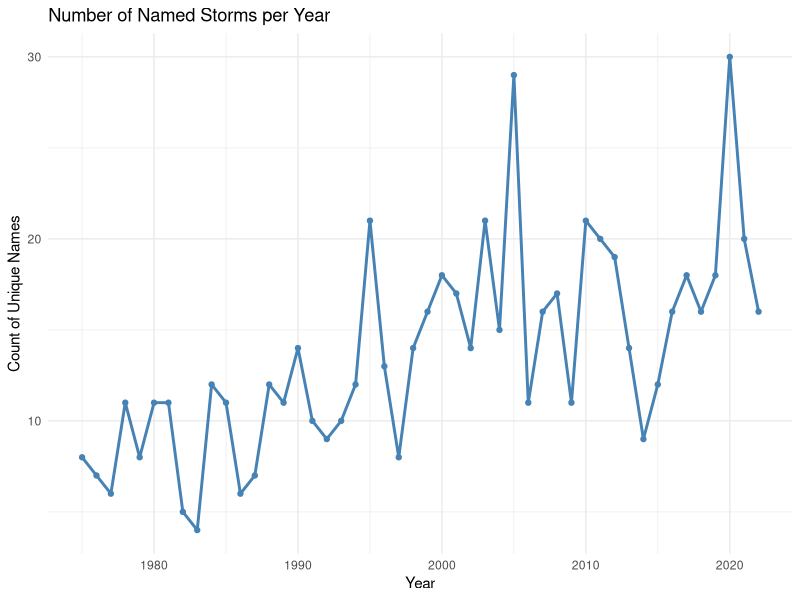
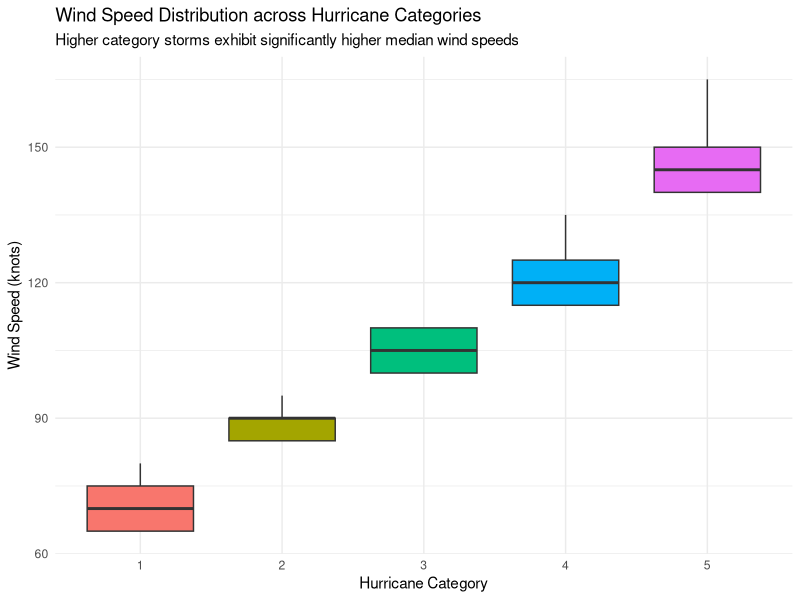

Source code (R) for these figures, in order:
## ---- chunk 1
#| message: false
#| warning: false
library(tidyverse)
## ---- chunk 2
storms |> 
  group_by(year) |> 
  summarise(n_storms = n_distinct(name), .groups = "drop") |> 
  ggplot(aes(x = year, y = n_storms)) +
  geom_line(color = "steelblue", linewidth = 1) +
  geom_point(color = "steelblue") +
  theme_minimal() +
  labs(
    title = "Number of Named Storms per Year",
    x = "Year",
    y = "Count of Unique Names"
  )
## ---- chunk 3
storms |>
  filter(!is.na(category)) |> 
  mutate(category = as.factor(category)) |> 
  ggplot(aes(x = category, y = wind, fill = category)) +
  geom_boxplot(show.legend = FALSE) +
  theme_minimal() +
  labs(
    title = "Wind Speed Distribution across Hurricane Categories",
    subtitle = "Higher category storms exhibit significantly higher median wind speeds",
    x = "Hurricane Category",
    y = "Wind Speed (knots)"
  )
